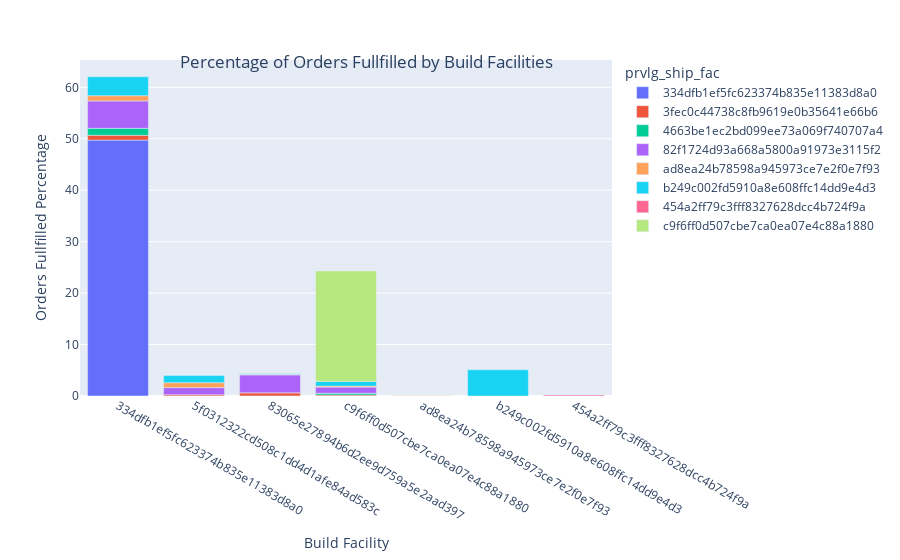

The notebook cell this image was saved under:
### Code cell
fig = px.bar(build_ship_orders, x='prvlg_build_fac', y='Orders Fullfilled', color='prvlg_ship_fac')

# Customize the plot
fig.update_layout(title='Percentage of Orders Fullfilled by Build Facilities', title_x=0.2, title_y=0.9)
fig.update_xaxes(title='Build Facility')
fig.update_yaxes(title='Orders Fullfilled Percentage')

# # Show the plot
fig.show()

### Figure 1 — Plotly figure (JSON) as saved in the notebook; plotly's stock layout.template omitted (floating-point values rounded to 4 significant figures)
{"data": [{"alignmentgroup": "True", "hovertemplate": "prvlg_ship_fac=334dfb1ef5fc623374b835e11383d8a0<br>prvlg_build_fac=%{x}<br>Orders Fullfilled=%{y}<extra></extra>", "legendgroup": "334dfb1ef5fc623374b835e11383d8a0", "marker": {"color": "#636efa", "pattern": {"shape": ""}}, "name": "334dfb1ef5fc623374b835e11383d8a0", "offsetgroup": "334dfb1ef5fc623374b835e11383d8a0", "orientation": "v", "showlegend": true, "textposition": "auto", "type": "bar", "x": ["334dfb1ef5fc623374b835e11383d8a0"], "xaxis": "x", "y": [49.75], "yaxis": "y"}, {"alignmentgroup": "True", "hovertemplate": "prvlg_ship_fac=3fec0c44738c8fb9619e0b35641e66b6<br>prvlg_build_fac=%{x}<br>Orders Fullfilled=%{y}<extra></extra>", "legendgroup": "3fec0c44738c8fb9619e0b35641e66b6", "marker": {"color": "#EF553B", "pattern": {"shape": ""}}, "name": "3fec0c44738c8fb9619e0b35641e66b6", "offsetgroup": "3fec0c44738c8fb9619e0b35641e66b6", "orientation": "v", "showlegend": true, "textposition": "auto", "type": "bar", "x": ["334dfb1ef5fc623374b835e11383d8a0", "5f0312322cd508c1dd4d1afe84ad583c", "83065e27894b6d2ee9d759a5e2aad397", "c9f6ff0d507cbe7ca0ea07e4c88a1880"], "xaxis": "x", "y": [0.9259, 0.2299, 0.6079, 0.1863], "yaxis": "y"}, {"alignmentgroup": "True", "hovertemplate": "prvlg_ship_fac=4663be1ec2bd099ee73a069f740707a4<br>prvlg_build_fac=%{x}<br>Orders Fullfilled=%{y}<extra></extra>", "legendgroup": "4663be1ec2bd099ee73a069f740707a4", "marker": {"color": "#00cc96", "pattern": {"shape": ""}}, "name": "4663be1ec2bd099ee73a069f740707a4", "offsetgroup": "4663be1ec2bd099ee73a069f740707a4", "orientation": "v", "showlegend": true, "textposition": "auto", "type": "bar", "x": ["334dfb1ef5fc623374b835e11383d8a0", "c9f6ff0d507cbe7ca0ea07e4c88a1880"], "xaxis": "x", "y": [1.357, 0.3498], "yaxis": "y"}, {"alignmentgroup": "True", "hovertemplate": "prvlg_ship_fac=82f1724d93a668a5800a91973e3115f2<br>prvlg_build_fac=%{x}<br>Orders Fullfilled=%{y}<extra></extra>", "legendgroup": "82f1724d93a668a5800a91973e3115f2", "marker": {"color": "#ab63fa", "pattern": {"shape": ""}}, "name": "82f1724d93a668a5800a91973e3115f2", "offsetgroup": "82f1724d93a668a5800a91973e3115f2", "orientation": "v", "showlegend": true, "textposition": "auto", "type": "bar", "x": ["334dfb1ef5fc623374b835e11383d8a0", "5f0312322cd508c1dd4d1afe84ad583c", "83065e27894b6d2ee9d759a5e2aad397", "c9f6ff0d507cbe7ca0ea07e4c88a1880"], "xaxis": "x", "y": [5.329, 1.401, 3.502, 1.191], "yaxis": "y"}, {"alignmentgroup": "True", "hovertemplate": "prvlg_ship_fac=ad8ea24b78598a945973ce7e2f0e7f93<br>prvlg_build_fac=%{x}<br>Orders Fullfilled=%{y}<extra></extra>", "legendgroup": "ad8ea24b78598a945973ce7e2f0e7f93", "marker": {"color": "#FFA15A", "pattern": {"shape": ""}}, "name": "ad8ea24b78598a945973ce7e2f0e7f93", "offsetgroup": "ad8ea24b78598a945973ce7e2f0e7f93", "orientation": "v", "showlegend": true, "textposition": "auto", "type": "bar", "x": ["334dfb1ef5fc623374b835e11383d8a0", "5f0312322cd508c1dd4d1afe84ad583c", "83065e27894b6d2ee9d759a5e2aad397", "ad8ea24b78598a945973ce7e2f0e7f93", "c9f6ff0d507cbe7ca0ea07e4c88a1880"], "xaxis": "x", "y": [1.014, 0.9569, 0.09766, 0.03349, 0.1964], "yaxis": "y"}, {"alignmentgroup": "True", "hovertemplate": "prvlg_ship_fac=b249c002fd5910a8e608ffc14dd9e4d3<br>prvlg_build_fac=%{x}<br>Orders Fullfilled=%{y}<extra></extra>", "legendgroup": "b249c002fd5910a8e608ffc14dd9e4d3", "marker": {"color": "#19d3f3", "pattern": {"shape": ""}}, "name": "b249c002fd5910a8e608ffc14dd9e4d3", "offsetgroup": "b249c002fd5910a8e608ffc14dd9e4d3", "orientation": "v", "showlegend": true, "textposition": "auto", "type": "bar", "x": ["334dfb1ef5fc623374b835e11383d8a0", "5f0312322cd508c1dd4d1afe84ad583c", "83065e27894b6d2ee9d759a5e2aad397", "b249c002fd5910a8e608ffc14dd9e4d3", "c9f6ff0d507cbe7ca0ea07e4c88a1880"], "xaxis": "x", "y": [3.672, 1.411, 0.1109, 5.095, 0.9189], "yaxis": "y"}, {"alignmentgroup": "True", "hovertemplate": "prvlg_ship_fac=454a2ff79c3fff8327628dcc4b724f9a<br>prvlg_build_fac=%{x}<br>Orders Fullfilled=%{y}<extra></extra>", "legendgroup": "454a2ff79c3fff8327628dcc4b724f9a", "marker": {"color": "#FF6692", "pattern": {"shape": ""}}, "name": "454a2ff79c3fff8327628dcc4b724f9a", "offsetgroup": "454a2ff79c3fff8327628dcc4b724f9a", "orientation": "v", "showlegend": true, "textposition": "auto", "type": "bar", "x": ["454a2ff79c3fff8327628dcc4b724f9a"], "xaxis": "x", "y": [0.1956], "yaxis": "y"}, {"alignmentgroup": "True", "hovertemplate": "prvlg_ship_fac=c9f6ff0d507cbe7ca0ea07e4c88a1880<br>prvlg_build_fac=%{x}<br>Orders Fullfilled=%{y}<extra></extra>", "legendgroup": "c9f6ff0d507cbe7ca0ea07e4c88a1880", "marker": {"color": "#B6E880", "pattern": {"shape": ""}}, "name": "c9f6ff0d507cbe7ca0ea07e4c88a1880", "offsetgroup": "c9f6ff0d507cbe7ca0ea07e4c88a1880", "orientation": "v", "showlegend": true, "textposition": "auto", "type": "bar", "x": ["c9f6ff0d507cbe7ca0ea07e4c88a1880"], "xaxis": "x", "y": [21.47], "yaxis": "y"}], "layout": {"barmode": "relative", "legend": {"title": {"text": "prvlg_ship_fac"}, "tracegroupgap": 0}, "margin": {"t": 60}, "title": {"text": "Percentage of Orders Fullfilled by Build Facilities", "x": 0.2, "y": 0.9}, "xaxis": {"anchor": "y", "domain": [0, 1], "title": {"text": "Build Facility"}}, "yaxis": {"anchor": "x", "domain": [0, 1], "title": {"text": "Orders Fullfilled Percentage"}}}}
